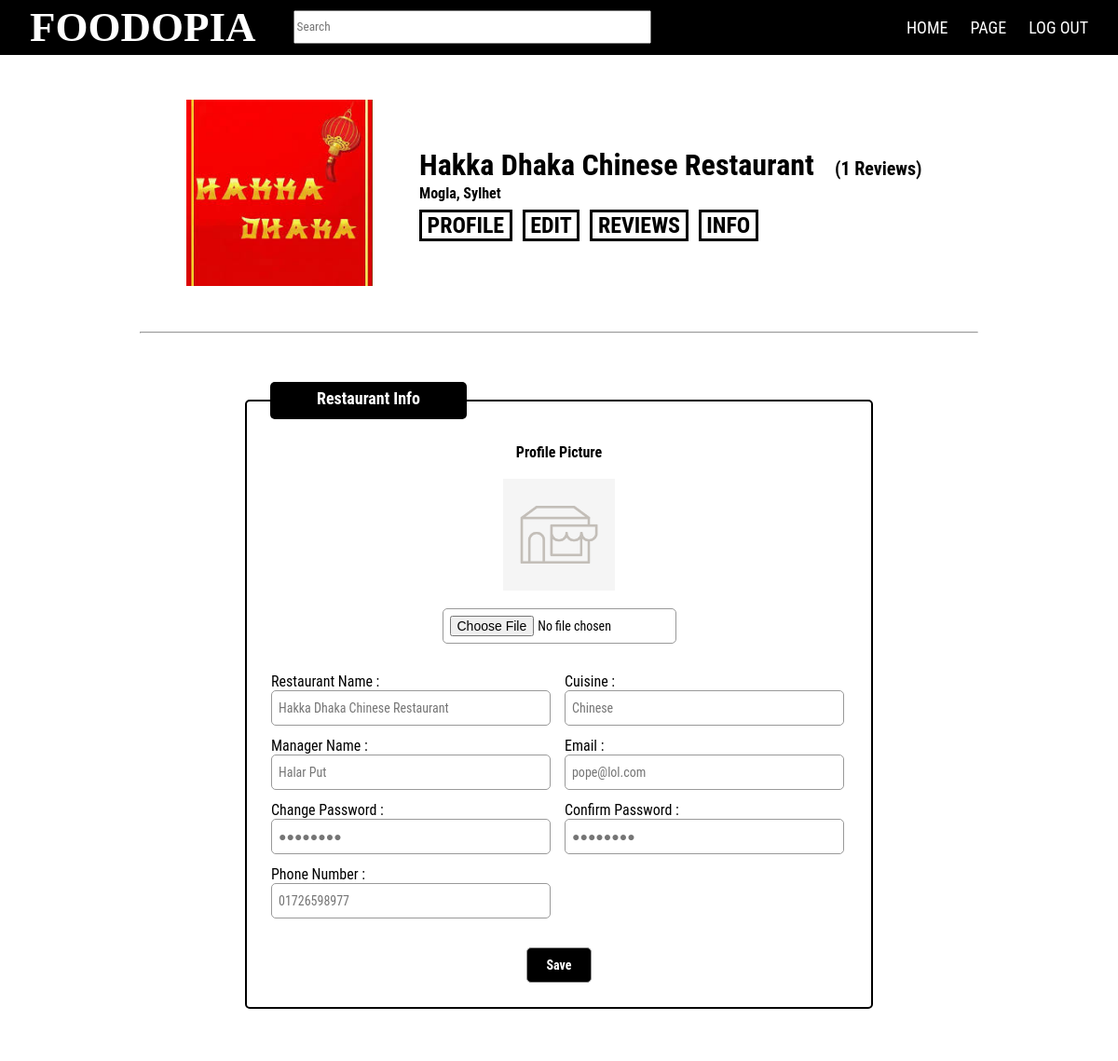
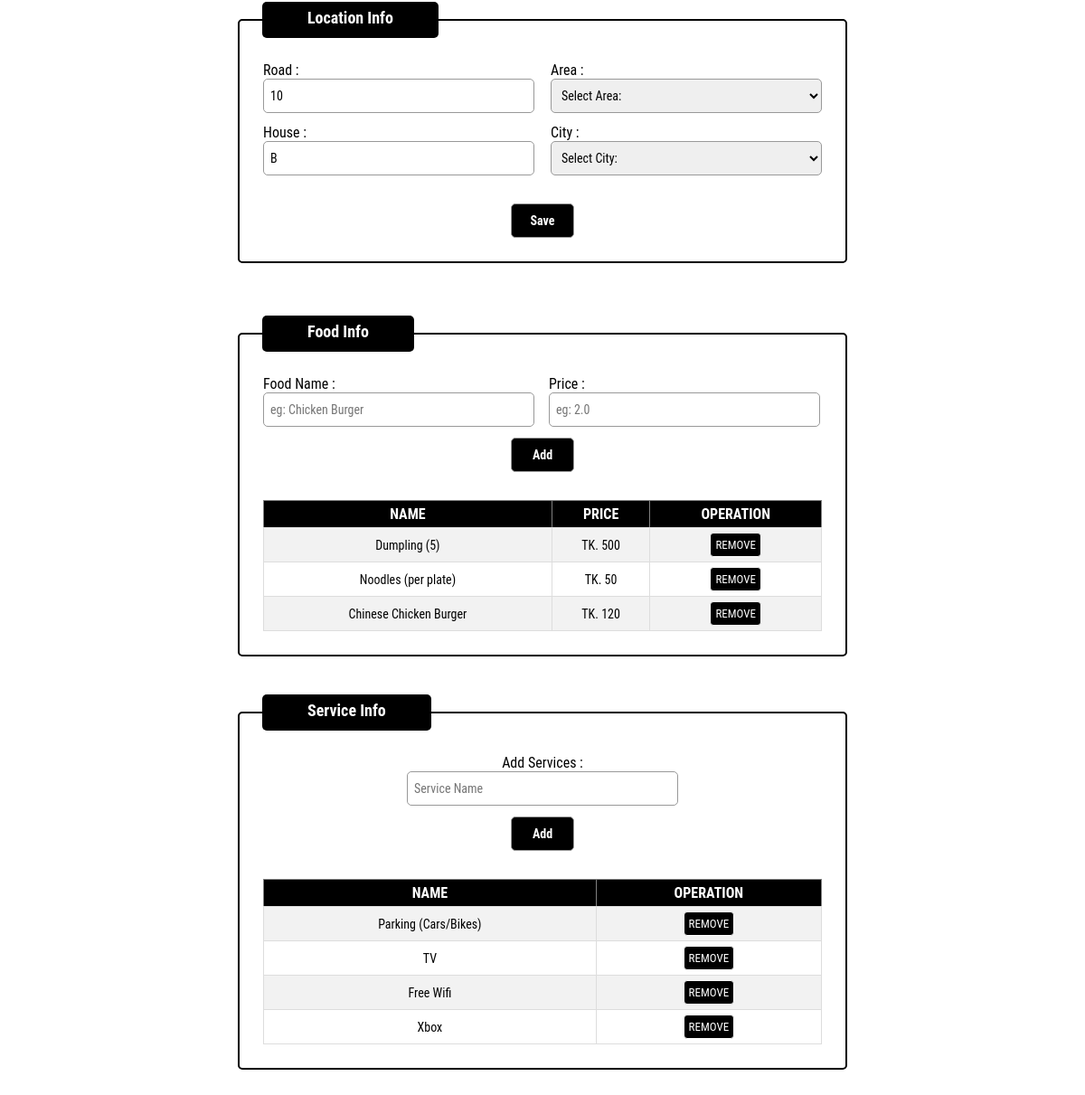
Page /WT_project/res_prof.php?q=rs_edit (signed in) on the committed database (2 pictures, top to bottom).
### tables this page shows
CREATE TABLE `foods` (
  `food_id` int(10) NOT NULL,
  `res_id` int(11) NOT NULL,
  `food_name` varchar(50) NOT NULL,
  `food_price` double NOT NULL
);

### WT_project/res_prof.php (the view, shortened to what this page needs)
<html lang="en">
<head>
    <div class="header">
        <input type="text" size="50" maxlength="80" style='margin-left: 28px; margin-top: 6px; font-family: Roboto Condensed; line-height: 30px;' placeholder="Search" onkeyup="getsearch(this.value)" />
        <a href="#default" class="logo">FOODOPIA</a>
        <div class="header-right">
            <a href="#home">HOME</a>
            <a href="res_prof.php">PAGE</a>
            <a href="validate.php?q=logout">LOG OUT</a>
        </div>
    </div>
    <br><br>
    <table border="0" style="margin-top: 7px; position: fixed; z-index: 0;"  width="100%" align="center" border="0">
        <tr>
            <td width="115">
            </td>
            <td colspan="1" align="left">
            </td>
        </tr>
    </table>
</head>
<body onload="LOAD_AC()">
    <br>
    <div class="PPic">
        <img src="<?php echo $_SESSION['pic']; ?>" height="200" width="200">
    </div>
    <div class="PInfo">
        <h1>
            <?php echo $_SESSION['name']; ?> &nbsp;
            <label style="font-size: 20px;">(<?php echo $_SESSION['review_count']." Reviews";?>)</label>
        </h1>
        <h4 style="margin-top: -20;"><?php echo $_SESSION['area'].", ".$_SESSION['city'] ?></h4>
        <h2 style="margin-top: -10;"><a style="border: 3px solid; color: black" class="aC" href="res_prof.php">&nbsp;PROFILE&nbsp;</a>&nbsp;&nbsp;<a style="border: 3px solid; color: black" class="aC" href="res_prof.php?q=rs_edit">&nbsp;EDIT&nbsp;</a>&nbsp;&nbsp;<a style="border: 3px solid; color: black" class="aC" href="res_prof.php">&nbsp;REVIEWS&nbsp;</a>&nbsp;&nbsp;<a style="border: 3px solid; color: black" class="aC" href="res_prof.php#2">&nbsp;INFO&nbsp;</a></h2>
    </div>
    <hr style="margin-top: 100px; margin-left: 150px; margin-right: 150px;">
    <div id="HERE">
        <br><br>
        <?php
        echo "<div class='form'>";
        if (isset($_REQUEST['q'])) {
            if ($_REQUEST['q'] == "rs_edit") {
                echo "<table align='center' border='0'>";
                    echo "<tr>";
                        echo "<td>";
                            echo "<table>";
                                echo "<tr>";
                                    echo "<td>";
                                        echo "<form method='POST'  enctype='multipart/form-data' action='validate.php'>";
                                        echo "<fieldset>";
                                        echo "<legend><strong><font size='4'>Restaurant Info</font></strong></legend>";
                                        echo "<table border=0 width='640' class='info_table'>";
                                            echo "<tr>
                                                <td align='center' colspan='2'>
                                                    <strong>Profile Picture</strong>
                                                    <br><br>
                                                    <img id='IMG' src='upload/res_def.png' alt='PIC' height='120' width='120'>
                                                    <br><br>
                                                    <input type='file' id='IMG_FILE' name='file' onchange='preview(event)'>
                                                    <br><br>
                                                </td>
                                            </tr>";
                                            echo "<tr>";
                                                echo "<td >";
                                                echo "<label id='name'>Restaurant Name :</label>";
                                                echo "<input type='text' name='Rname' placeholder='".$_SESSION['name']."'/>";
                                                echo "</td>";
                                                echo "<td >";
                                                echo "<label>Cuisine :</label>";
                                                echo "<input type='text' id='c' name='cuisine' placeholder='".$_SESSION['cuisine']."' onkeyup='validateCuisine()'/>";
                                                echo "</td>";
                                            echo "</tr>";
                                            echo "<tr>";
                                                echo "<td >";
                                                echo "<label>Manager Name :</label>";
                                                echo "<input type='text' id='n' name='Mname' placeholder='".$_SESSION['manager_name']."' onkeyup='validateName()'/>";
                                                echo "</td>";
                                                echo "<td >";
                                                echo "<label>Email :</label>";
                                                echo "<input type='email' name='email' placeholder='".$_SESSION['email']."' />";
                                                echo "</td>";
                                            echo "</tr>";
                                            echo "<tr>
                                                    <td>
                                                        <label>Change Password :</label>
                                                        <input type='password' onchange='validatePassword()' id='password' placeholder='●●●●●●●●' name='password' minlength='8' size='25'>
                                                    </td>
                                                    <td>
                                                        <label>Confirm Password :</label>
                                                        <input type='password' onkeyup='validatePassword()' id='rpassword' placeholder='●●●●●●●●' name='rpassword' size='25' type='text'>
                                                    </td>
                                                </tr>";
                                            echo "<tr>";
                                                echo "<td >";
                                                echo "<label id='name'>Phone Number :</label><br>";
                                                echo "<input type='text' maxlength=11 name='phone' id='phone' onkeyup='validatePhone()' placeholder='".$_SESSION['phone']."'/>";
                                                echo "</td>";
                                            echo "</tr>";
                                            echo "<tr>";
                                                echo "<td align='center' colspan='2'><br><input class=shitButton type='submit' name='RS_INFO_EDIT' value='Save'/></td>";
                                            echo "</tr>";
                                        echo "</table>";
                                        echo "</fieldset>";
                                        echo "</form>";
                                    echo "</td>";
                                echo "</tr>";
                                echo "<tr>";
                                    echo "<td><br><br>";
                                    echo "<form method='post' action='validate.php' >";
                                        echo "<fieldset>";
                                        echo "<legend><strong><font size='4'>Location Info</font></strong></legend>";
                                        echo "<table border='0' width='640' class='info_table'>";
                                                echo "<tr>";
                                                    echo "<td>";
                                                    echo "<label>Road :</label><br>";
                                                    echo "<input type='text' id='road' name='road' onkeyup='validateRoad()' value='".$_SESSION['road']."' />";
                                                    echo "</td>";
                                                    echo "<td width='300'>";
                                                    echo "<label>Area :</label><br>";
                                                    echo "<select name='area' id='area' onchange='checkAC()' required=''>
                                                            <option value='noarea'>Select Area:</option>
                                                        </select>";
                                                    echo "</td>";
                                                echo "</tr>";
                                                echo "<tr>";
                                                    echo "<td>";
                                                    echo "<label>House :</label><br>";
                                                    echo "<input type='text' id='house' name='house' onkeyup='validateHouse()' value='".$_SESSION['house']."' />";
                                                    echo "</td>";
                                                    echo "<td>";
                                                    echo "<label>City :</label><br>";
                                                     echo "<select name='city' id='city' onchange='addItem(); checkAC();' required=''>
                                                            <option value='nocity'>Select City:</option>
                                                            <option value='Dhaka'>Dhaka</option>
                                                            <option value='Chittagong'>Chittagong </option>
                                                            <option value='Rajshahi'>Rajshahi </option>
                                                            <option value='Khulna'>Khulna</option>
                                                            <option value='Sylhet'>Sylhet</option>
                                                        </select>";
                                                    echo "</td>";
                                                echo "</tr>";
                                }
                                echo "<tr>";
                                    echo "<td  colspan='2' align='center'><br><input class=shitButton type='submit' name='RSLOC_INFO_EDIT' value='Save'/></td>";
                                echo "</tr>";
                            echo "</table>";
                            echo "</fieldset>";
                            echo "</form>";
                        echo "</td>";
                    echo "</tr>";
                    echo "<tr>";
                        echo "<td><br><br>";
                            echo "<fieldset>";
                            echo "<legend><strong><font size='4'>Food Info</font></strong></legend>";
                            echo "<table id=FOOOD border=0 width='640' class='info_table'>";
                                echo "<tr>";
                                 echo "<form action='validate.php' method='post'>";
                                    echo "<td>";
                                    echo "<label id='name'>Food Name :</label>";
                                    echo "<input type='text' id='food' name='FoodName' onkeyup='CHECK_FP()' placeholder='eg: Chicken Burger'/>";
                                    echo "</td>";
                                    echo "<td>";
                                    echo "<label>Price :</label>";
                                    echo "<input type='text' name='Price' id='price' onkeyup='validatePrice(); CHECK_FP();' placeholder='eg: 2.0'/>";
                                    echo "</td>";
                                echo "</tr>";
                                    echo "<td  colspan='2' align='center'><input class=shitButton type='submit' name='FOOD_ADD' value='Add'/></td>";
                                echo "</tr>";
                                $con = mysqli_connect("localhost","root","","restaurant_system");
                                $str = "SELECT * FROM foods WHERE `foods`.`res_id` = '".$_SESSION['res_id']."' ;";
                                $res=mysqli_query($con,$str);
                                if (mysqli_num_rows($res) > 0) {
                                   echo "<tr>
                                        <td align='center' colspan='2'>
                                            <br>
                                            <table border=1 id='f_data' class='data'>
                                                <tr>
                                                    <th>NAME</th>
                                                    <th>PRICE</th>
                                                    <th>OPERATION</th>
                                                </tr>";
                                                for($i=0;$i<mysqli_num_rows($res);$i++)
                                                {
                                                    $row[$i]=mysqli_fetch_array($res);
                                                    echo "<tr>
                                                        <td>
                                                            ".$row[$i]['food_name']."
                                                        </td>
                                                        <td>
                                                            TK. ".$row[$i]['food_price']."
                                                        </td>
                                                        <td>
                                                            <button class='myBtn' id='".$row[$i]['food_id']."' onclick='foodRemove(this.id)'>REMOVE</button>
                                                        </td></tr>";
                                                }
                                            echo "
                                            </table>
                                        </td>
                                    </tr>";
                                }
                            echo "</table>";
                        echo "</td>";
                    echo "</tr>";
                    echo "<tr>";
                        echo "<td><br><br>";
                        echo "<fieldset>";
                        echo "<legend><strong><font size='4'>Service Info</font></strong></legend>";
                        echo "<table id='SERVICE' border='0' width='640' class='info_table'>";
                            echo "<tr>";
                             echo "<form method='post' action='validate.php'>";
                                echo "<td align='center'>";
                                echo "<label>Add Services :</label><br>";
                                echo "<input type='text' name='ServiceName' placeholder='Service Name' required/>";
                                echo "</td>";
                            echo "</tr>";
                            echo "<tr>";
                                echo "<td align='center' ><input class=shitButton type='submit' name=ADD_SERVICE value='Add'/></td>";
                            echo "</tr>";
                        if (strlen($_SESSION['services']) > 0) {
                            echo "<tr>
                                        <td align='center' colspan='2'>
                                            <br>
                                            <table border=1 id='s_data' class='data'>
                                                <tr>
                                                    <th>NAME</th>
                                                    <th>OPERATION</th>
                                                </tr>";
                            $go = explode('%', $_SESSION['services']);
                            for ($i = 0; $i < count($go); $i++) {
                                echo "<tr>
                                        <td>
                                            ".$go[$i]."
                                        </td>
                                        <td>
                                            <button class='myBtn' id='".$go[$i]."' onclick='serviceRemove(this.id)'>REMOVE</button>
                                        </td>
                                    </tr>";
                            }
                            echo "</table>";
                        }
                        echo "</fieldset>";
                        echo "</td>";
                    echo "</tr>";
                    echo "</table>";
    echo "</table><br><br>";
                                        }
                                        echo "</div>";
    ?>
    </div>
</body>
</html>

### rows in the picture
foods: food_name "Dumpling (5)", food_price "500"
foods: food_name "Noodles (per plate)", food_price "50"
foods: food_name "Chinese Chicken Burger", food_price "120"

### other values in the picture
$_SESSION['name'] "Hakka Dhaka Chinese Restaurant"
$_SESSION['review_count'] "1"
$_SESSION['area'] "Mogla"
$_SESSION['city'] "Sylhet"
$go[$i] "Parking (Cars/Bikes)"
$go[$i] "TV"
$go[$i] "Free Wifi"
$go[$i] "Xbox"
